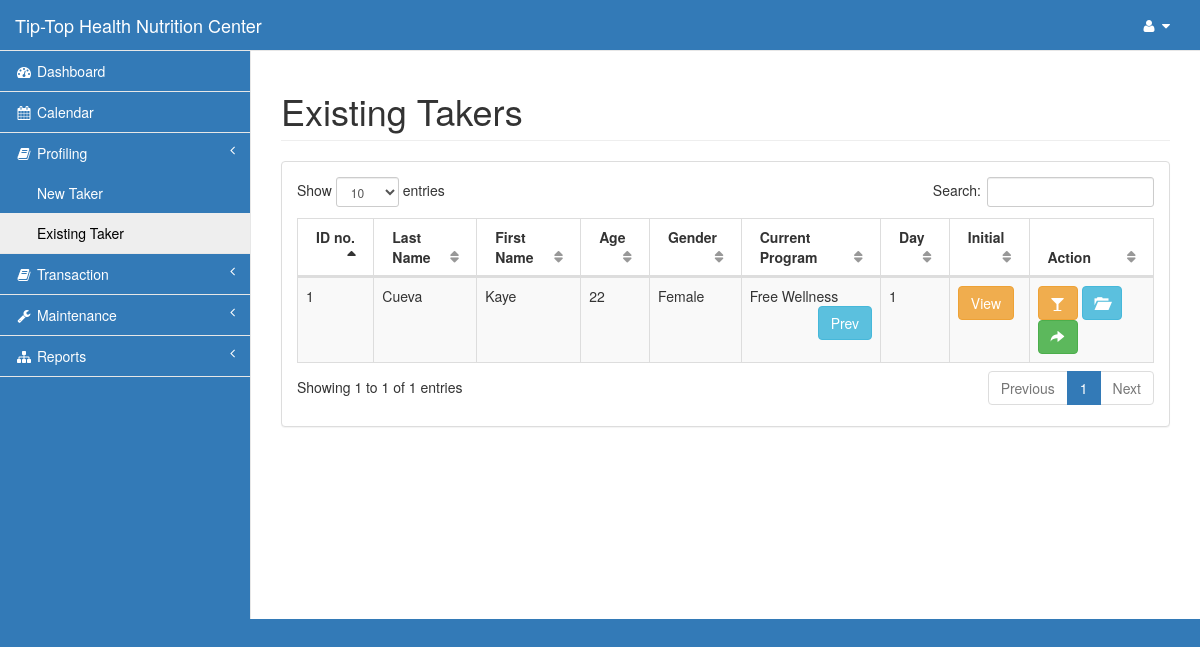
The page /pages/existing.php (signed in) on the database its author committed.
### tables this page shows
CREATE TABLE `taker` (
  `id` int(11) NOT NULL,
  `last` varchar(15) NOT NULL,
  `first` varchar(15) NOT NULL,
  `phone` varchar(11) NOT NULL,
  `gender` varchar(6) NOT NULL,
  `bday` date NOT NULL,
  `referrer_name` varchar(30) NOT NULL,
  `referrer_contact` varchar(30) NOT NULL,
  `address` varchar(100) NOT NULL,
  `email` varchar(30) NOT NULL,
  `status` varchar(8) NOT NULL,
  `points` decimal(7,2) NOT NULL,
  `discount` decimal(10,2) NOT NULL,
  `height` decimal(5,2) NOT NULL,
  `orig_weight` decimal(5,2) NOT NULL
);

CREATE TABLE `program` (
  `program_id` int(11) NOT NULL,
  `program_name` varchar(30) NOT NULL
);

### pages/existing.php (the view, shortened to what this page needs)
<?php include('session.php');?>
<!DOCTYPE html>
<html lang="en">
<head>
    <?php include('css.php');?>
</head>
<body>
    <div id="wrapper">
        <?php include('nav.php');?>
        <div id="page-wrapper">
            <div class="row">
                <div class="col-lg-12">
                    <h1 class="page-header">Existing Takers</h1>
                </div>
            </div>
            <div class="row">
                <div class="col-lg-12">
                    <div class="panel panel-default">
                        <div class="panel-body">
                            <table width="100%" class="table table-striped table-bordered table-hover" id="dataTables-example">
                                <thead>
                                    <tr>
                                        <th>ID no.</th>
                                        <th>Last Name</th>
                                        <th>First Name</th>
                                        <th>Age</th>
                                        <th>Gender</th>
                                        <th>Current Program</th>
                                        <th>Day</th>
                                        <th>Initial</th>
                                        <th>Action</th>
                                    </tr>
                                </thead>
                                <tbody>
<?php
        $query=mysqli_query($con,"select * from taker order by last,first")or die(mysqli_error($con));
          while ($row=mysqli_fetch_array($query)){
            $id=$row['id'];
            $age = date_create($row['bday'])->diff(date_create('today'))->y;
             $query1=mysqli_query($con,"select *,COUNT(*) as day from monitoring natural join program where id='$id' and monitor_status!='Finished' order by monitor_id desc LIMIT 0,1")or die(mysqli_error($con));
                $row1=mysqli_fetch_array($query1);
                      $mid=$row1['monitor_id'];
?>
                                    <tr class="odd gradeX">
                                        <td class="center"><?php echo $id;?></td>
                                        <td><?php echo $row['last'];?></td>
                                        <td><?php echo $row['first'];?></td>
                                        <td><?php echo $age;?></td>
                                        <td><?php echo $row['gender'];?></td>
                                        <td><?php echo $row1['program_name'];?>
                                            <a class="pull-right btn btn-info" href="history.php?id=<?php echo $row['id'];?>">Prev</a>
                                        </td>
                                        <td><?php echo $i;?></td>
                                        <td><a href="" class="btn btn-warning" data-toggle="modal" data-target="#view<?php echo $mid;?>">View</i></a>
                                        </td>
                                        <td>
                                            <a href="taker_sup.php?mid=<?php echo $mid;?>" class="btn btn-warning"><i class="fa fa-glass"></i></a>
                                            <a href="monitoring.php?id=<?php echo $id;?>&mid=<?php echo $mid;?>" class="btn btn-info"><i class="glyphicon glyphicon-folder-open"></i></a>
                                            <a href="" class="btn btn-success" data-toggle="modal" data-target="#edit<?php echo $id;?>"><i class="glyphicon glyphicon-share-alt"></i></a>
                                        </td>
                                    </tr>
<?php }?>
                                </tbody>
                            </table>
                    </div>
                </div>
            </div>
        </div>
    </div>
</body>
</html>

### pages/css.php (style rules this page uses)
.navbar-default, body { background-color: #337ab7!important; }

### rows shown on the page
taker: id "1", last "Cueva", first "Kaye", bday "22", gender "Female", program.program_name "Free Wellness"
